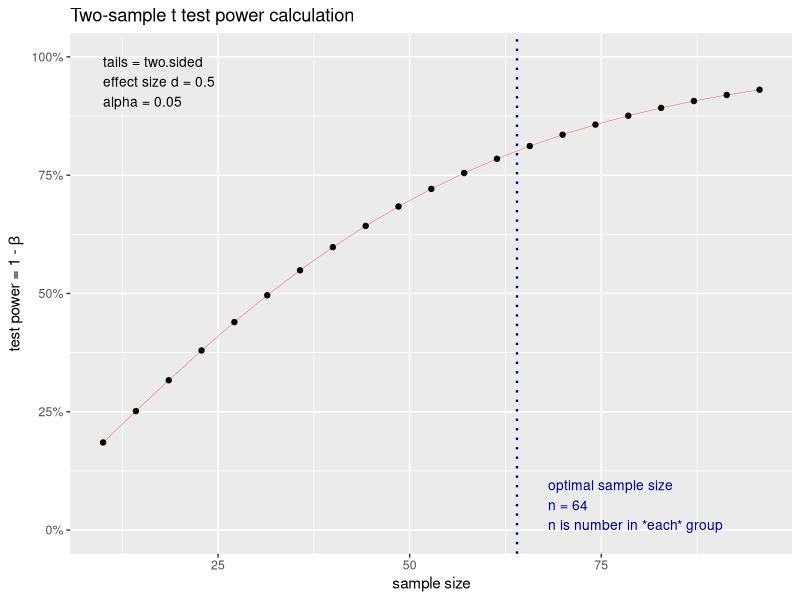
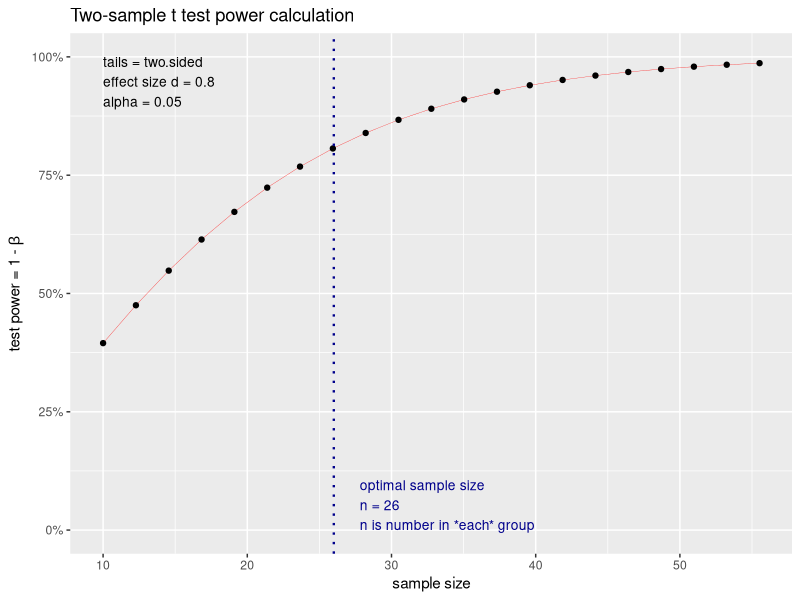

R code for these plots, in order:
install.packages("pwr")
library(pwr)
library(dplyr)
effect_size <- cohen.ES("t", size = "medium")
effect_size
sample_size <- pwr.t.test(d = effect_size$effect.size, sig.level = 0.05, power = 0.80)
sample_size
plot(sample_size)

robbery_data <- read.csv("Data/robbery crime by sex.csv")
str(robbery_data)
sample <- sample_n(robbery_data,64)
sample
t.test(sample$Male, sample$Female)

effect_size <- cohen.ES("t", size = "large")
effect_size
sample_size <- pwr.t.test(d = effect_size$effect.size, sig.level = 0.05, power = 0.80)
sample_size
plot(sample_size)

large_sample <- sample_n(robbery_data, 26)
large_sample

t.test(large_sample$Male, large_sample$Female)
